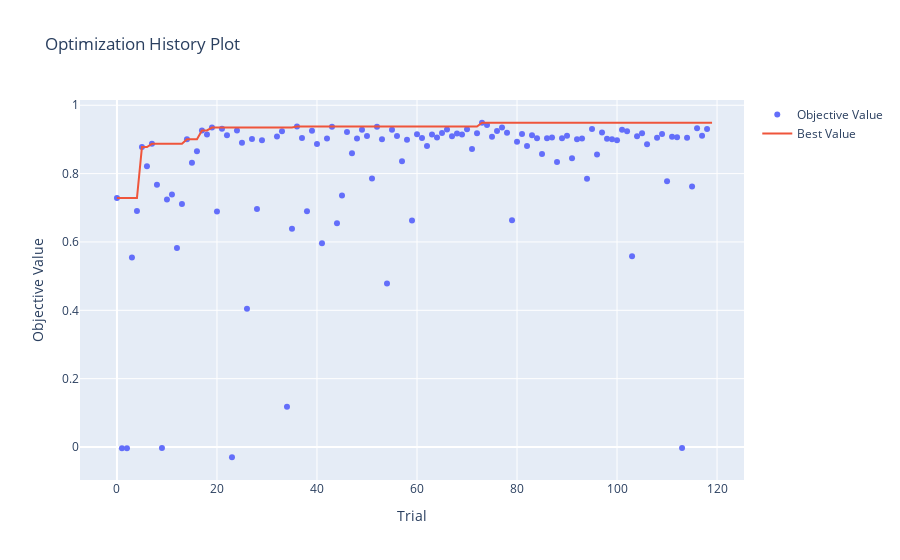

The code cell stored with this chart in its notebook:
### Code cell
# 최적화 히스토리 플롯
optuna.visualization.plot_optimization_history(study)
